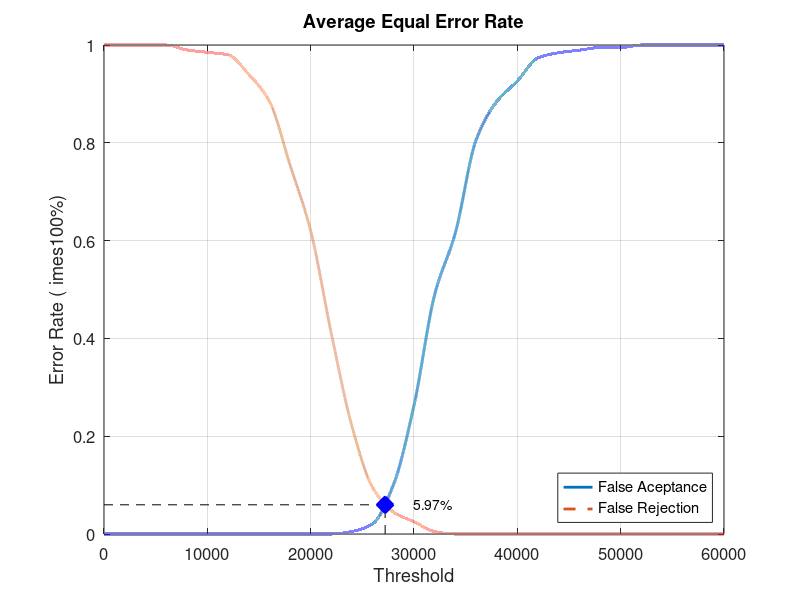
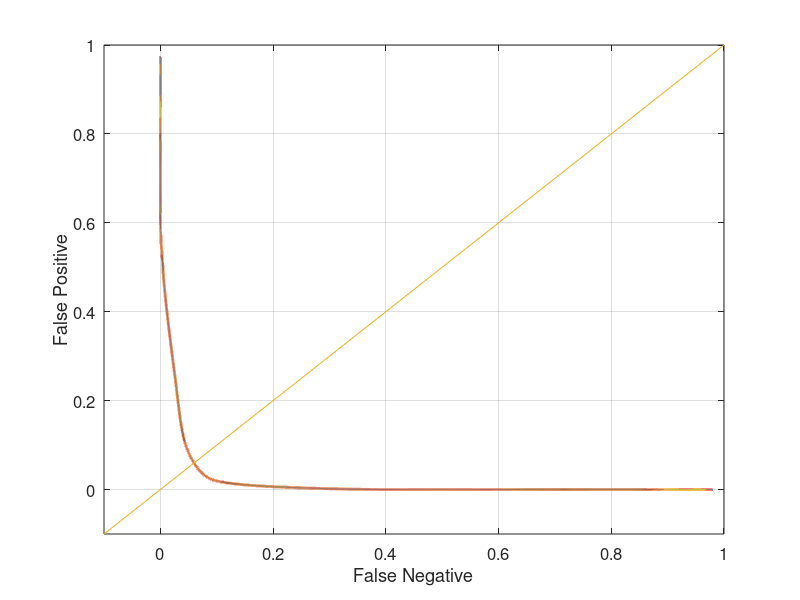

Recreate these plots in MATLAB, in order.
close all;
clear;
clc;
x = 0:2000:60000;
xq = 0:0.5:60000;

y0 = [0 0 0 0 0 0 0 0 0 0 0 0 0.00526316 0.0210526 0.1 0.263158 0.489474 0.615789 0.805263 0.884211 0.926316 0.973684 0.984211 0.989474 0.994737 0.994737 1 1 1 1 1]
yy0 = interp1(x, y0, xq, 'pchip');
y1 = [1 1 1 1 0.99 0.985 0.98 0.94 0.885 0.755 0.62 0.41 0.22 0.095 0.045 0.025 0.005 0 0 0 0 0 0 0 0 0 0 0 0 0 0]
yy1 = interp1(x, y1, xq, 'pchip');

% Calculating EER: 
y2 = abs(y0 - y1);
find(y2 == min(y2))
yy2 = abs(yy0 - yy1);
xEER = find(yy2 == min(yy2));
xEERIndex = xq(xEER) % X-axis EER
yEER = yy0(xEER) % Y-axis EER

main = figure
plot(xq, yy0,'-','LineWidth', 2);	hold on
plot(xq, yy1,'--','LineWidth', 2);	hold on
plot([xEERIndex xEERIndex], [0 yEER], 'k--');	hold on
plot([0 xEERIndex], [yEER yEER], 'k--');	hold on
plot(xEERIndex, yEER, 'bx', 'LineWidth', 10);	hold on
text(xEERIndex + 10 * xEERIndex / 100, yEER, [num2str(round((10000 * yEER)) / 100) '%'])
legend('False Aceptance', 'False Rejection', 'Location', 'SouthEast')
xlabel('Threshold')
ylabel('Error Rate (	imes100%)')
title('Average Equal Error Rate')
set(gca, 'FontSize', 12)
axis([0 60000 0 1])
grid on

print(main, 'Database5_2Main', '-dpng');
FNRxFPR = figure('Color', [1 1 1]);
plot(yy1, yy0, '-', yy1, yy0, 'LineWidth', 2);
hold on
y = -0.1:0.1:1
plot(y, y); 
set(gca, 'FontSize', 12)
xlabel('False Negative')
ylabel('False Positive')
axis([-0.1 1 -0.1 1])
set(gca, 'FontSize', 12)
grid on

print(FNRxFPR, 'Database5_2FNRxFPR','-dpng');
